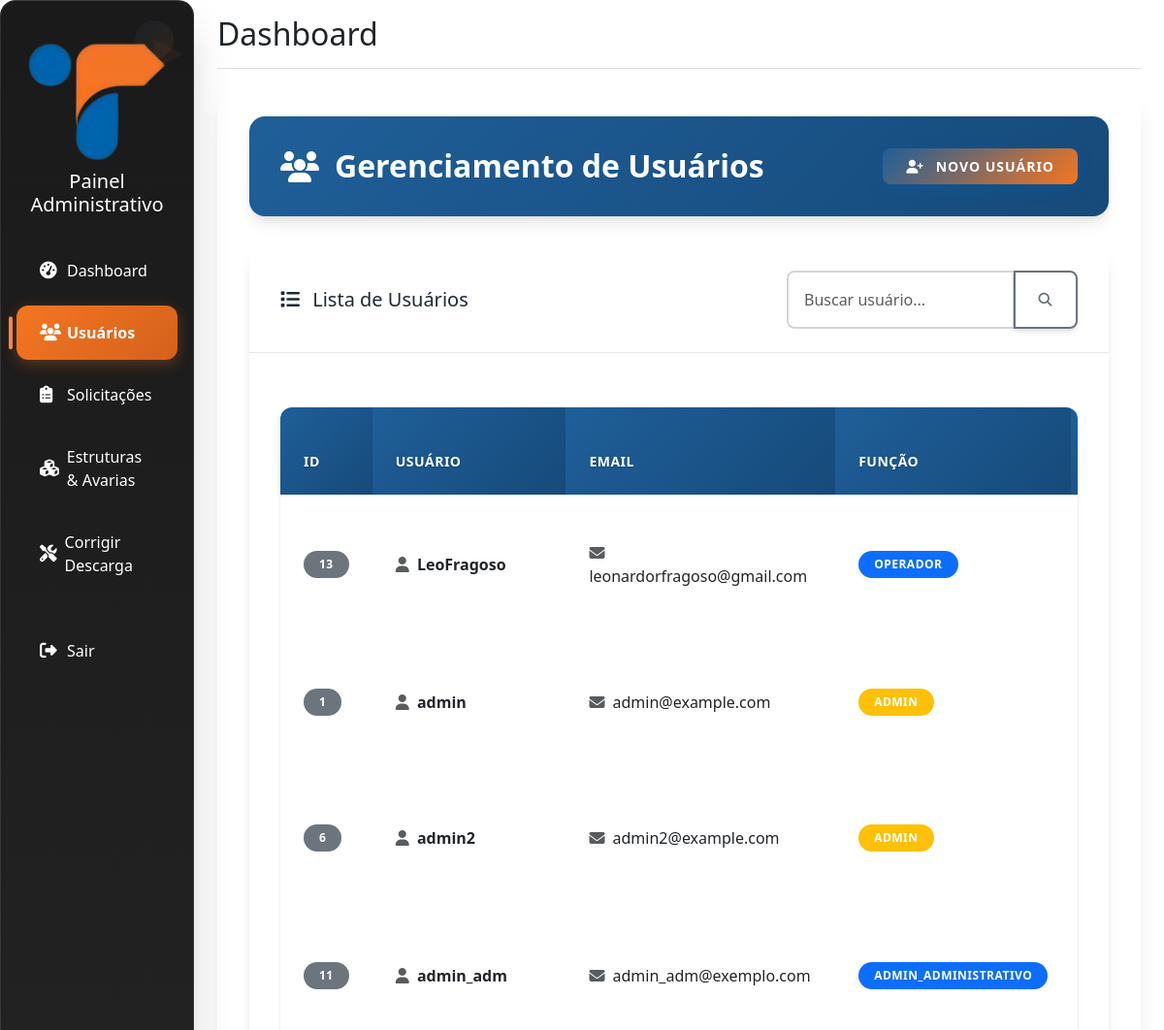
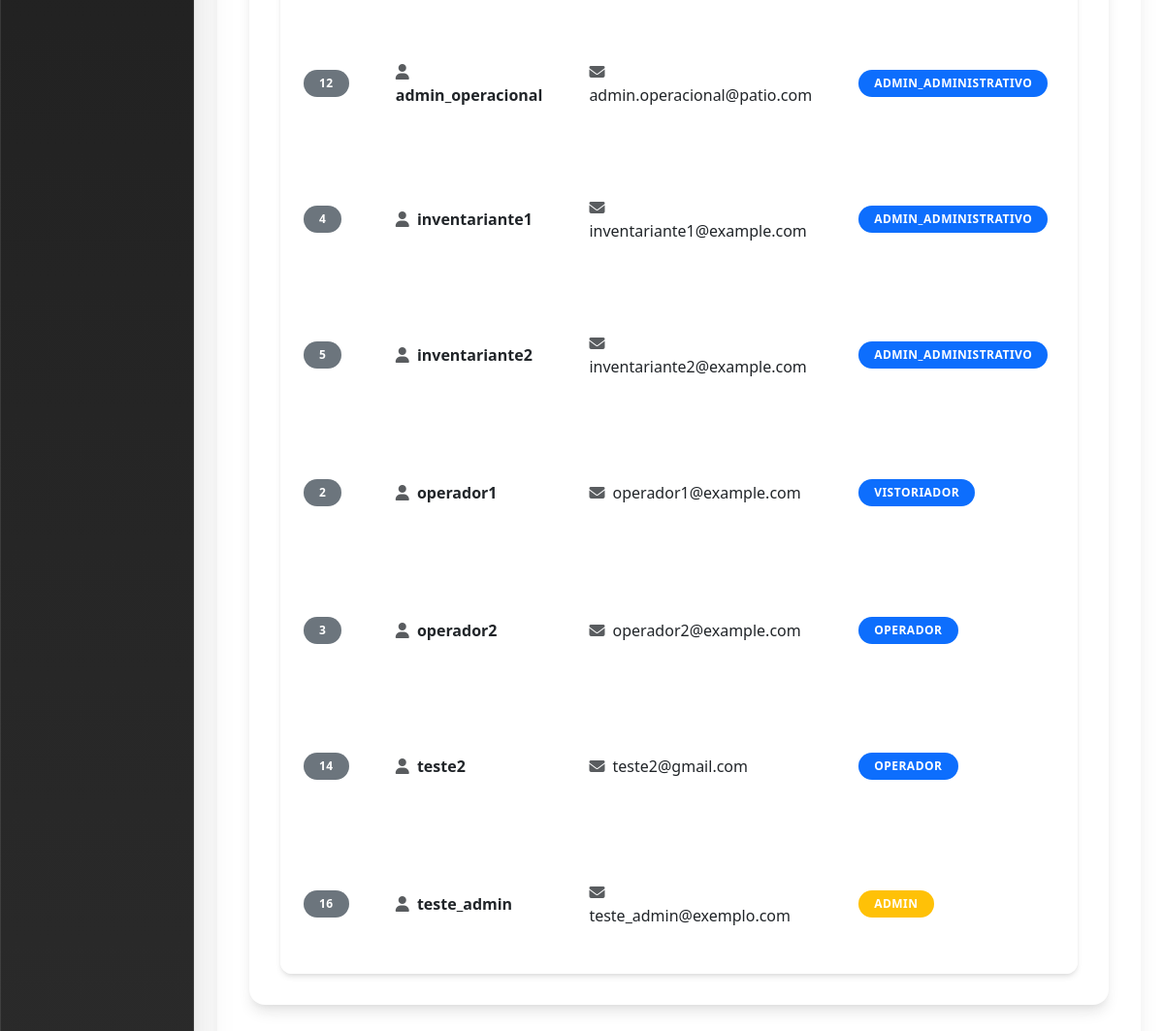
The page /admin/usuarios (signed in) on the database as committed earlier (2 pictures, top to bottom).
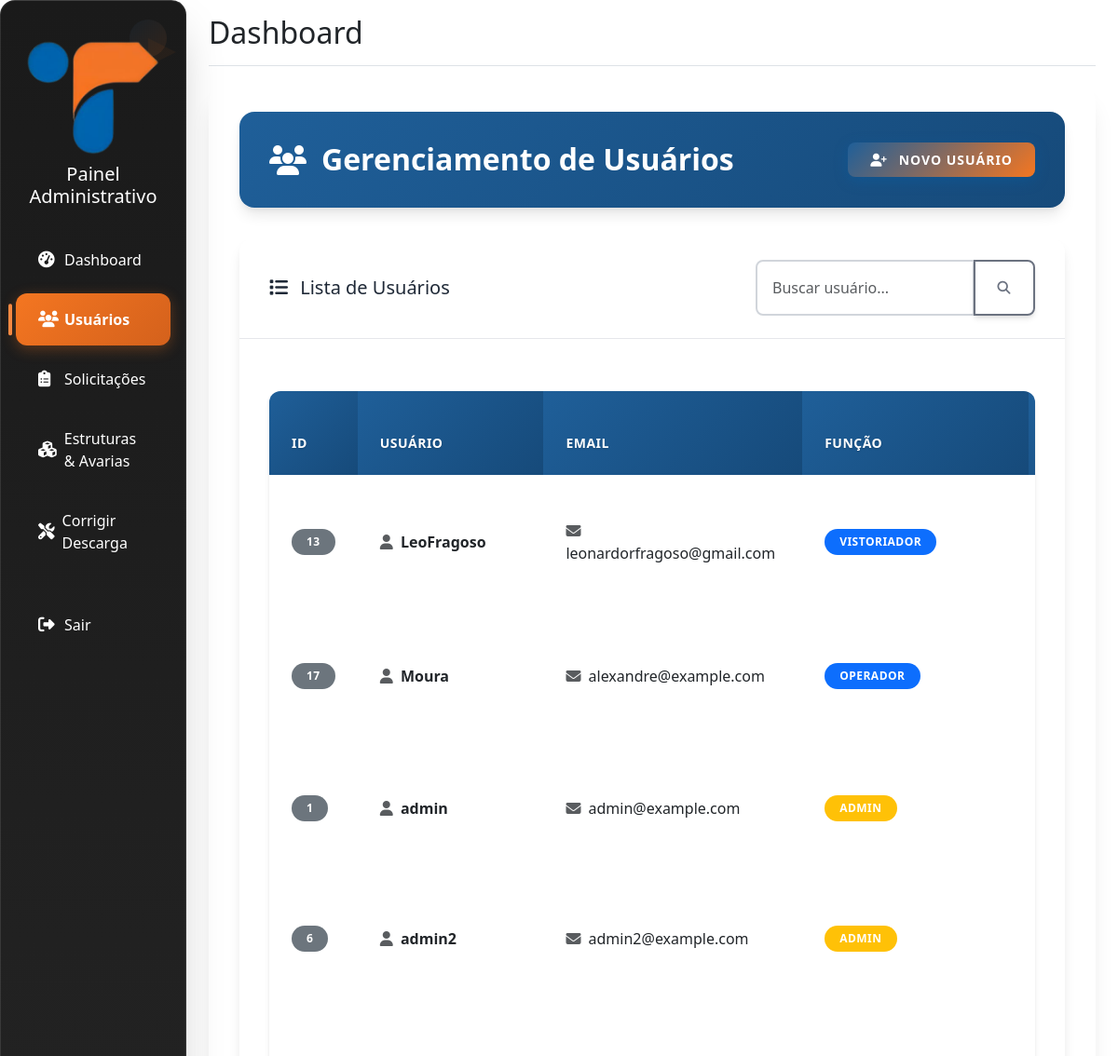
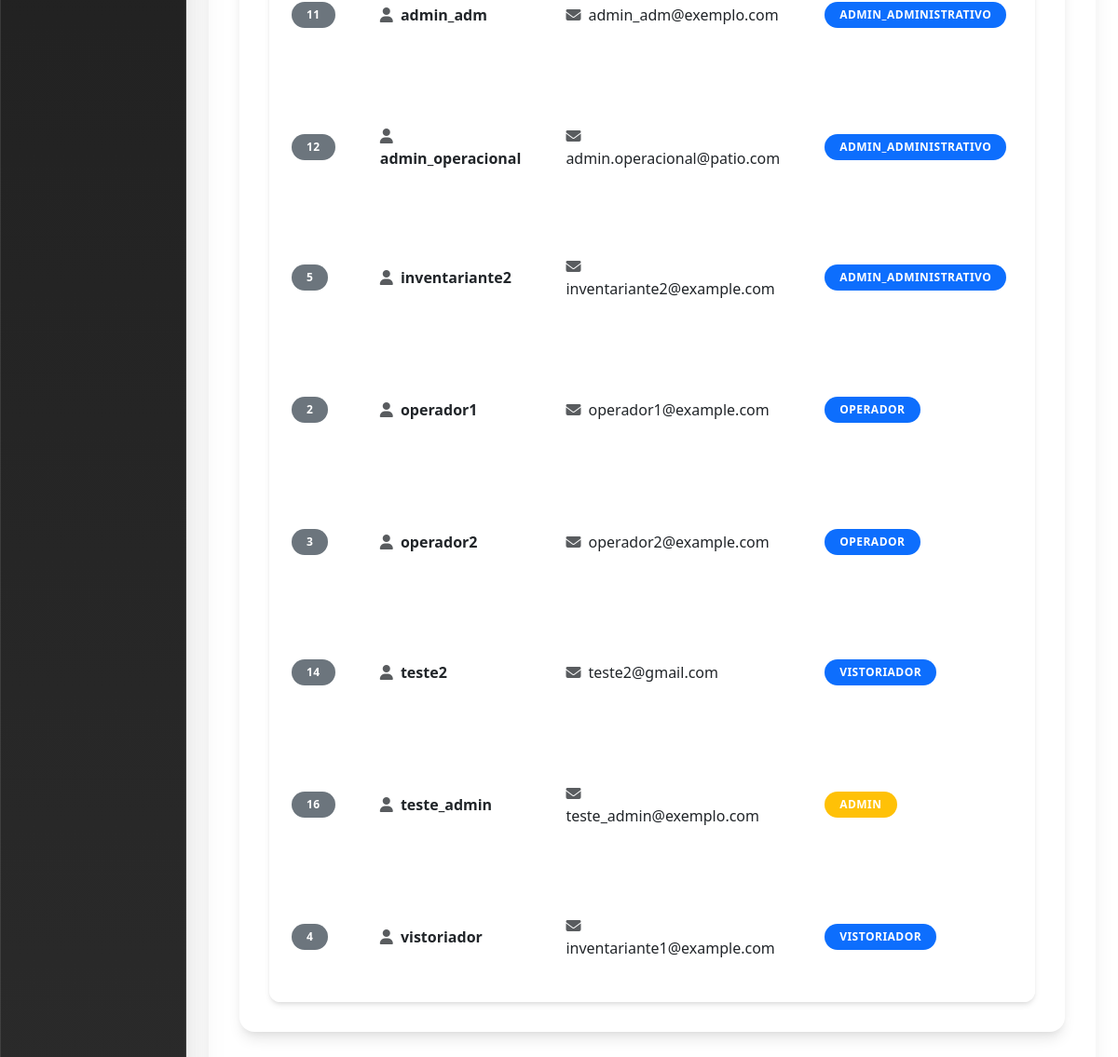
The same page on the database as committed later (2 pictures, top to bottom).
### tables this page shows
CREATE TABLE usuarios (
        id INTEGER PRIMARY KEY AUTOINCREMENT,
        username TEXT UNIQUE NOT NULL,
        email TEXT UNIQUE NOT NULL,
        password_hash TEXT NOT NULL,
        nivel TEXT NOT NULL,
        created_at TEXT NOT NULL,
        last_login TEXT,
        ultima_alteracao_senha TEXT
    , nome TEXT, unidade TEXT DEFAULT "Rio de Janeiro", senha_temporaria INTEGER DEFAULT 0, primeiro_login INTEGER DEFAULT 1, setor TEXT, ativo INTEGER DEFAULT 1);

### admin/routes.py (the view)
@admin_bp.route('/usuarios')
@admin_completo_only_required
def listar_usuarios():
    try:
        db = get_db()
        cursor = db.cursor()
        cursor.execute("""
            SELECT id, username, email, nivel, last_login, created_at
            FROM usuarios
            ORDER BY username
        """)
        usuarios = cursor.fetchall()
        return render_template('admin/usuarios.html',
                              usuarios=usuarios,
                              username=session.get('username'),
                              role=session.get('role'))
    except Exception as e:
        logger.error(f"Erro ao listar usuários: {e}")
        flash(f"Erro ao listar usuários: {e}", "danger")
        return redirect(url_for('admin.admin_dashboard'))

### db.py (called while the page is built)
def get_db():
    if 'db' not in g:
        try:
            g.db = sqlite3.connect(
                current_app.config['DATABASE'],
                detect_types=sqlite3.PARSE_DECLTYPES,
                timeout=30.0,  # 30 segundos de timeout
                isolation_level=None  # Autocommit mode
            )
            g.db.execute('PRAGMA busy_timeout = 10000;')  # 10 segundos
            g.db.row_factory = sqlite3.Row
            logger.debug("Nova conexão com o banco de dados estabelecida")
        except sqlite3.Error as e:
            logger.error(f"Erro ao conectar ao banco de dados: {e}")
            raise
    return g.db

### utils/db.py (called while the page is built)
def get_db():
    try:
        return main_get_db()
    except Exception as e:
        logger.error(f"Erro ao obter conexão com o banco de dados: {e}")
        if 'db' not in g:
            g.db = sqlite3.connect(
                current_app.config['DATABASE'],
                detect_types=sqlite3.PARSE_DECLTYPES,
                timeout=30.0
            )
            g.db.row_factory = sqlite3.Row
        return g.db

### utils/permissions.py (called while the page is built, shortened)
def get_user_role():
    role = session.get('role') or session.get('nivel')
    return role

def has_role(required_role):
    user_role = get_user_role()
    if not user_role or user_role not in ROLES:
        return False
    return ROLES[user_role] >= ROLES[required_role]

def admin_completo_only_required(f):
    @wraps(f)
    def decorated_function(*args, **kwargs):
        user_role = get_user_role()
        return f(*args, **kwargs)
    return decorated_function

### templates/admin/usuarios.html (shortened to what this page needs)
{% extends "admin/base.html" %}
{% block extra_css %}
<link rel="stylesheet" href="{{ url_for('static', filename='css/admin-theme.css') }}">
{% endblock %}
{% block content %}
<div class="main-content">
    <div class="page-header">
        <div class="d-flex justify-content-between align-items-center">
            <h1>
                <i class="fas fa-users me-2"></i>
                Gerenciamento de Usuários
            </h1>
            <div class="btn-toolbar">
                <div class="btn-group">
                    <a href="{{ url_for('admin.novo_usuario') }}" class="btn btn-primary">
                        <i class="fas fa-user-plus me-1"></i> Novo Usuário
                    </a>
                </div>
            </div>
        </div>
    </div>
            <div class="admin-card fade-in-up">
                <div class="card-header">
                    <div class="d-flex justify-content-between align-items-center">
                        <h5 class="mb-0">
                            <i class="fas fa-list me-2"></i>
                            Lista de Usuários
                        </h5>
                        <div class="input-group" style="width: 300px;">
                            <input type="text" id="searchInput" class="form-control" placeholder="Buscar usuário...">
                            <button class="btn btn-outline-secondary" type="button">
                                <i class="fas fa-search"></i>
                            </button>
                        </div>
                    </div>
                </div>
                <div class="card-body">
                    <div class="table-responsive">
                        <table class="table table-hover" id="usersTable">
                            <thead>
                                <tr>
                                    <th>ID</th>
                                    <th>Usuário</th>
                                    <th>Email</th>
                                    <th>Função</th>
                                    <th>Último Login</th>
                                </tr>
                            </thead>
                            <tbody>
                                {% if usuarios %}
                                    {% for usuario in usuarios %}
                                    <tr class="container-item">
                                        <td>
                                            <span class="badge bg-secondary">{{ usuario.id }}</span>
                                        </td>
                                        <td class="fw-semibold">
                                            <i class="fas fa-user me-1 text-muted"></i>
                                            {{ usuario.username }}
                                        </td>
                                        <td>
                                            <i class="fas fa-envelope me-1 text-muted"></i>
                                            {{ usuario.email }}
                                        </td>
                                        <td>
                                            <span class="badge bg-{{ 'warning' if usuario.nivel == 'admin' else 'primary' }}">
                                                {{ usuario.nivel }}
                                            </span>
                                        </td>
                                        <td>
                                        </td>
                                    </tr>
                                    {% endfor %}
                                {% endif %}
                            </tbody>
                        </table>
                    </div>
                </div>
            </div>
        </main>
    </div>
</div>
{% endblock %}

### templates/admin/base.html (shortened to what this page needs)
<!DOCTYPE html>
<html lang="pt-BR">
<head>
    <link href="https://cdn.jsdelivr.net/npm/bootstrap@5.3.0/dist/css/bootstrap.min.css" rel="stylesheet">
    <link rel="stylesheet" href="https://cdnjs.cloudflare.com/ajax/libs/font-awesome/6.4.0/css/all.min.css">
    <link rel="stylesheet" href="https://cdn.jsdelivr.net/npm/sweetalert2@11.7.0/dist/sweetalert2.min.css">
    <link rel="stylesheet" href="/static/css/admin-theme.css">
    {% block extra_css %}{% endblock %}
</head>
<body>
    <div class="container-fluid">
        <div class="row">
            <div class="col-md-3 col-lg-2 d-md-block bg-dark sidebar collapse">
                <div class="position-sticky pt-3">
                    <div class="text-center mb-4">
                        <img src="/static/assets/itracker_logo.png" alt="iTracker Logo" class="img-fluid" style="max-width: 150px;">
                        <h5 class="text-white mt-2">Painel Administrativo</h5>
                    </div>
                    <ul class="nav flex-column">
                        {% if session.get('nivel') == 'admin' %}
                        <li class="nav-item">
                            <a class="nav-link text-white {% if request.path == '/admin/' or request.path == '/admin/dashboard' %}active{% endif %}" href="{{ url_for('admin.admin_dashboard') }}">
                                <i class="fas fa-tachometer-alt me-2"></i> Dashboard
                            </a>
                        </li>
                        <li class="nav-item">
                            <a class="nav-link text-white {% if 'usuarios' in request.path %}active{% endif %}" href="{{ url_for('admin.listar_usuarios') }}">
                                <i class="fas fa-users me-2"></i> Usuários
                            </a>
                        </li>
                        <li class="nav-item">
                            <a class="nav-link text-white {% if 'solicitacoes' in request.path %}active{% endif %}" href="{{ url_for('admin.listar_solicitacoes') }}">
                                <i class="fas fa-clipboard-list me-2"></i> Solicitações
                            </a>
                        </li>
                        <li class="nav-item">
                            <a class="nav-link text-white {% if 'estruturas-avarias' in request.path %}active{% endif %}" href="{{ url_for('admin.gerenciar_estruturas_avarias') }}">
                                <i class="fas fa-cubes me-2"></i> Estruturas & Avarias
                            </a>
                        </li>
                        {% endif %}
                        {% if session.get('nivel') in ['admin', 'admin_administrativo'] %}
                        <li class="nav-item">
                            <a class="nav-link text-white {% if 'corrigir-descarga' in request.path %}active{% endif %}" href="{{ url_for('admin.pagina_corrigir_descarga') }}">
                                <i class="fas fa-tools me-2"></i> Corrigir Descarga
                            </a>
                        </li>
                        {% endif %}
                        <li class="nav-item mt-4">
                            <a class="nav-link text-white" href="{{ url_for('auth.logout') }}">
                                <i class="fas fa-sign-out-alt me-2"></i> Sair
                            </a>
                        </li>
                    </ul>
                </div>
            </div>
            <main class="col-md-9 ms-sm-auto col-lg-10 px-md-4">
                <div class="d-flex justify-content-between flex-wrap flex-md-nowrap align-items-center pt-3 pb-2 mb-3 border-bottom">
                    <h1 class="h2">{% block page_title %}Dashboard{% endblock %}</h1>
                </div>
                {% block content %}{% endblock %}
</body>
</html>

Rows that differ between the two databases and show on the page:
changed usuarios "LeoFragoso": nivel "OPERADOR" → "VISTORIADOR"
added usuarios: id "17", username "Moura", email "alexandre@example.com", nivel "OPERADOR"
changed usuarios "operador1": nivel "VISTORIADOR" → "OPERADOR"
changed usuarios "teste2": nivel "OPERADOR" → "VISTORIADOR"
changed usuarios "inventariante1@example.com": username "inventariante1" → "vistoriador"; nivel "ADMIN_ADMINISTRATIVO" → "VISTORIADOR"; moves down the list
